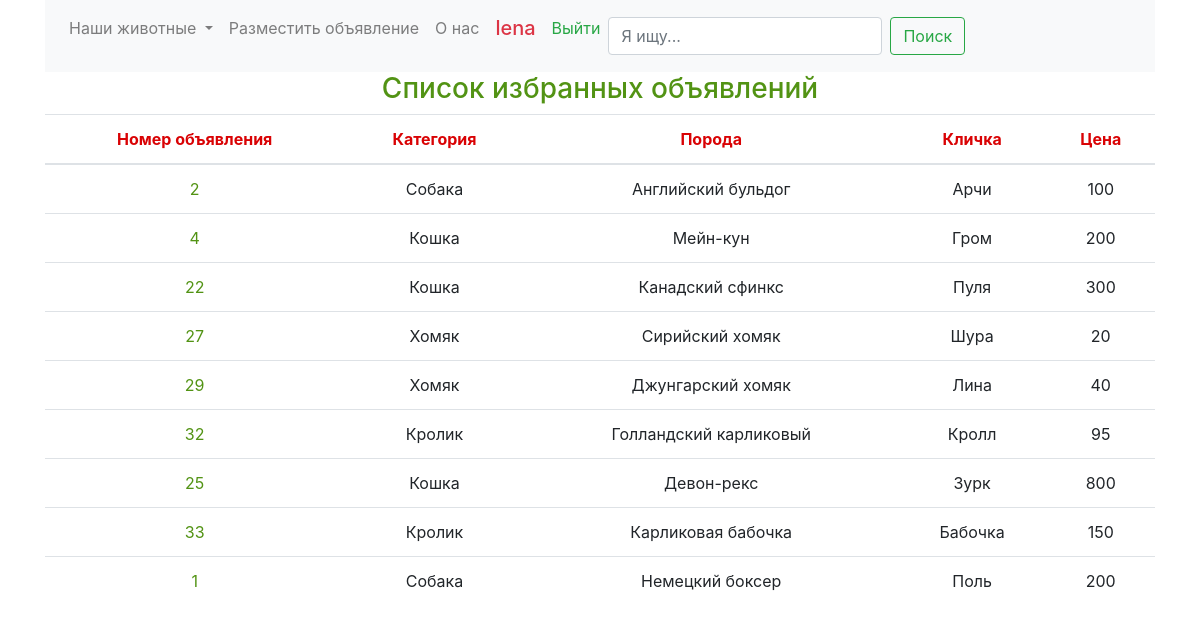
/favourites (signed in), run on the app's committed database.
### tables this page shows
CREATE TABLE pets (
            ad_id INTEGER PRIMARY KEY AUTOINCREMENT
          , category TEXT NOT NULL
          , category_lowercased TEXT NOT NULL
          , breed TEXT
          , breed_lowercased TEXT
          , gender TEXT
          , birthdate TEXT
          , name TEXT
          , name_lowercased TEXT
          , price INTEGER NOT NULL
          , photo TEXT
          , description TEXT
          , author_id INTEGER NOT NULL
          , FOREIGN KEY (author_id) REFERENCES users (id)
        );

### app/main.py (the view)
    @app.route('/favourites', methods=('GET', 'POST'))
    def favourites():
        if 'id' in session and session['id'] is not None:
            username = session['id']
            user_login = session['login']
            favorites_ads = db.favorites_for_user(db.open_db(db_url), username)
            counting = db.counting_favorites_for_user(db.open_db(db_url), username)
            counting_favorites = counting['number_favor_ads']
            return render_template('favourites.html', user_id=username, user_login=user_login,
                                   favorites_ads=favorites_ads, counting_favorites=counting_favorites)
        else:
            return redirect(url_for('login'))

### app/db.py (called while the page is built)
def open_db(url):
    connection = sqlite3.connect(url)
    connection.row_factory = sqlite3.Row
    return connection

def favorites_for_user(connection, user_id):
    with connection:
        cursor = connection.cursor()
        result = cursor.execute("""
       SELECT p.ad_id
            , p.category
            , p.breed
            , p.name
            , p.price
            , p.photo
         FROM pets p
    LEFT JOIN favourites f
           ON p.ad_id = f.ad
        WHERE f.user = :user_id
     ORDER BY f.id
       """, {'user_id': user_id}).fetchall()
        return result

def counting_favorites_for_user(connection, user_id):
    with connection:
        cursor = connection.cursor()
        result = cursor.execute("""
       SELECT COUNT(id) number_favor_ads
         FROM favourites
         WHERE user = :user_id""", {'user_id': user_id}).fetchone()
        return result

### app/templates/favourites.html (shortened to what this page needs)
{% extends "base.html" %}
{% block body %}
<p class="h3 text-center font-bold" style="color:#529314"> Список избранных объявлений </p>
<table class="table text-center" style="max-width: 100%;">
  <thead>
    <tr  style="color:#D90204">
      <th scope="col">Номер объявления</th>
      <th scope="col">Категория</th>
      <th scope="col">Порода</th>
      <th scope="col">Кличка</th>
      <th scope="col">Цена</th>
    </tr>
  </thead>
  <tbody>
          {% for ad in favorites_ads %}
    <tr>
        <td><a href="{{ url_for('details', ad_id=ad.ad_id) }}" style="color:#529314"> {{ ad.ad_id }} </a></td>
      <td>{{ ad.category }}</td>
      <td>{{ ad.breed }}</td>
      <td>{{ ad.name }}</td>
      <td>{{ ad.price }}</td>
    </tr>
         {% endfor %}
  </tbody>
</table>
       {% endblock %}

### data on the page
pets: ad_id "2", category "Собака", breed "Английский бульдог", name "Арчи", price "100"
pets: ad_id "4", category "Кошка", breed "Мейн-кун", name "Гром", price "200"
pets: ad_id "22", category "Кошка", breed "Канадский сфинкс", name "Пуля", price "300"
pets: ad_id "27", category "Хомяк", breed "Сирийский хомяк", name "Шура", price "20"
pets: ad_id "29", category "Хомяк", breed "Джунгарский хомяк", name "Лина", price "40"
pets: ad_id "32", category "Кролик", breed "Голландский карликовый", name "Кролл", price "95"
pets: ad_id "25", category "Кошка", breed "Девон-рекс", name "Зурк", price "800"
pets: ad_id "33", category "Кролик", breed "Карликовая бабочка", name "Бабочка", price "150"
pets: ad_id "1", category "Собака", breed "Немецкий боксер", name "Поль", price "200"

### other printed values
{{ user_login }} "lena"
